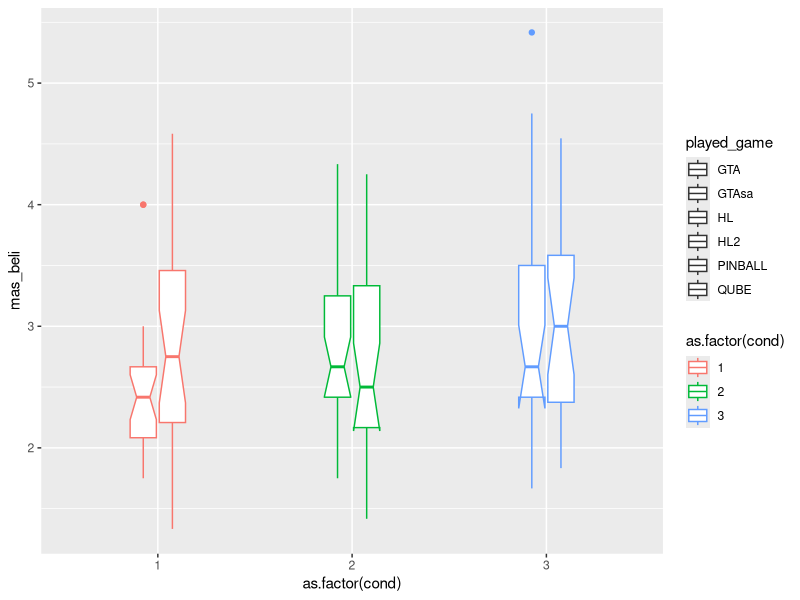
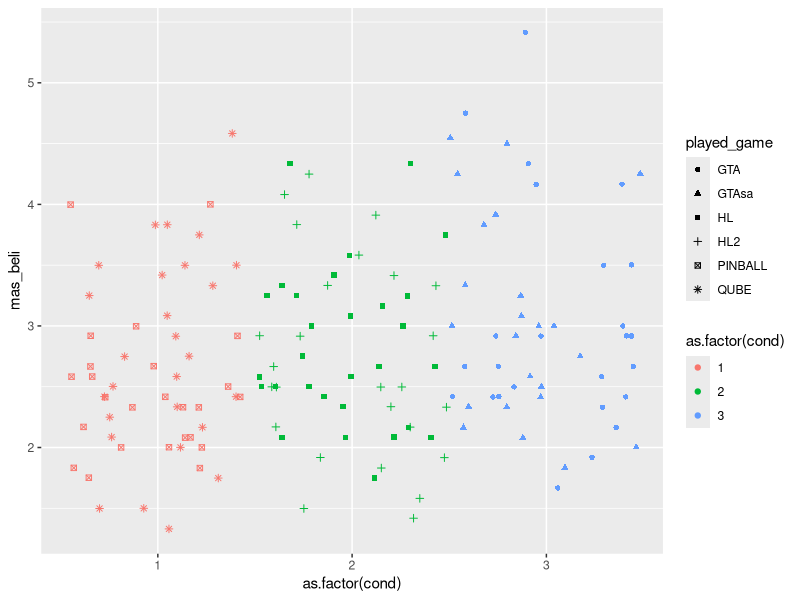
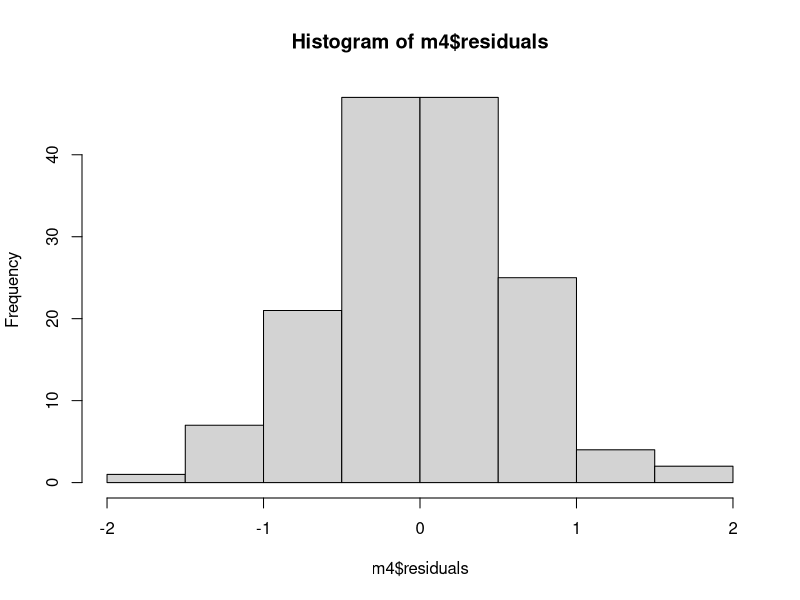
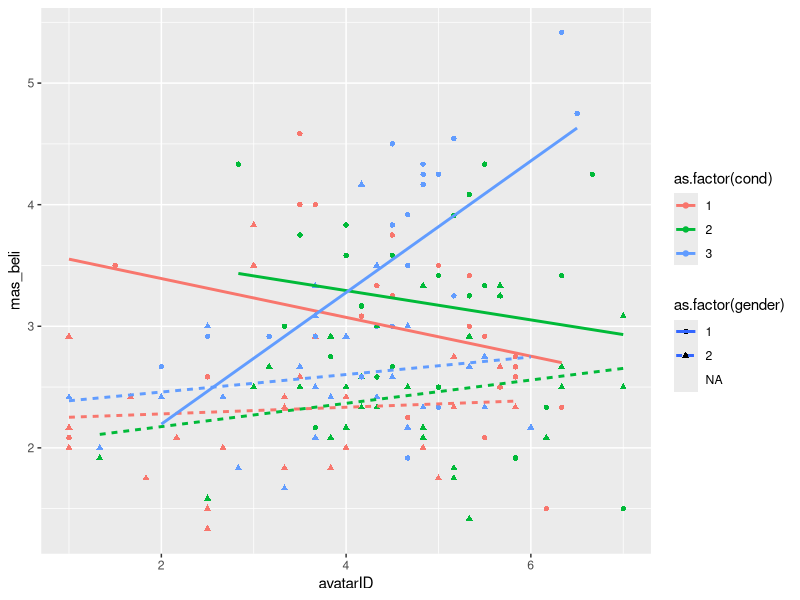
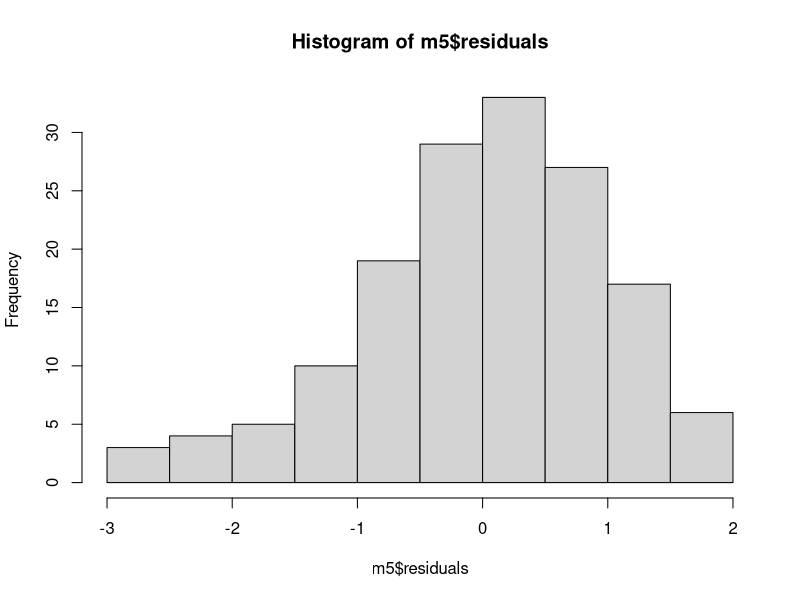
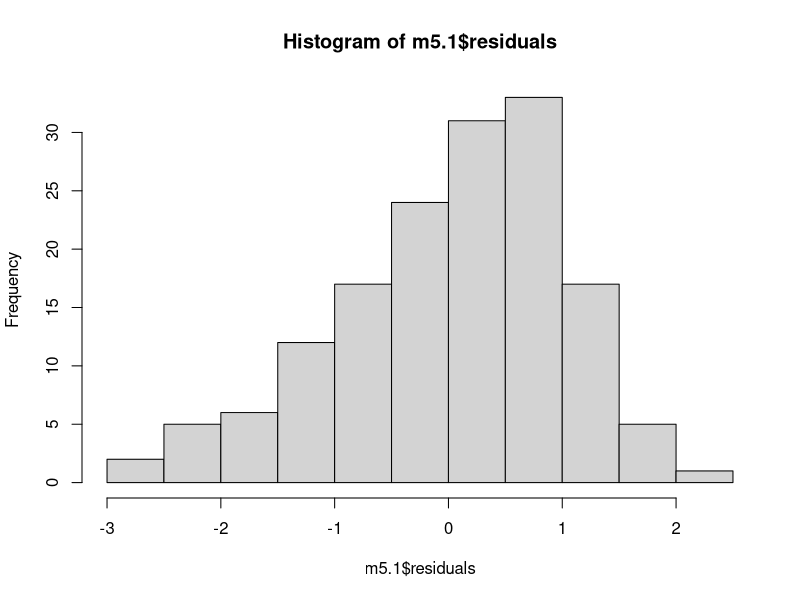
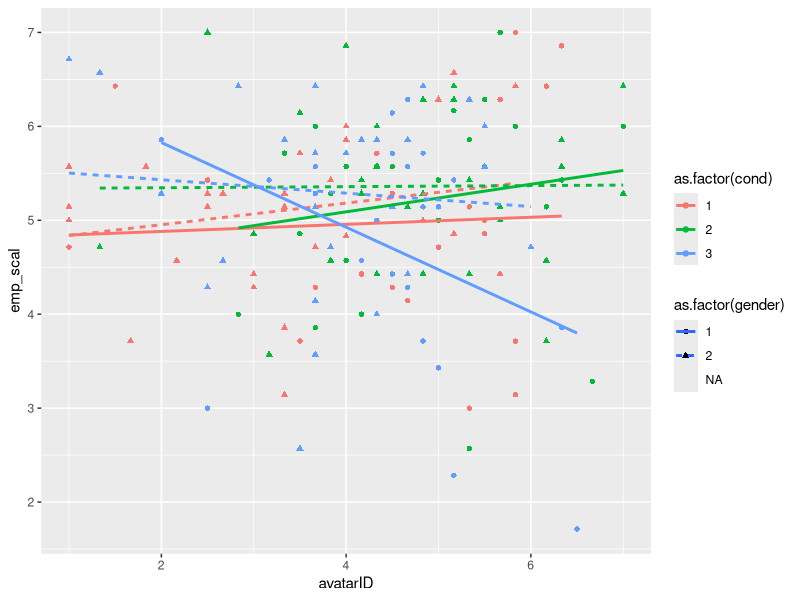
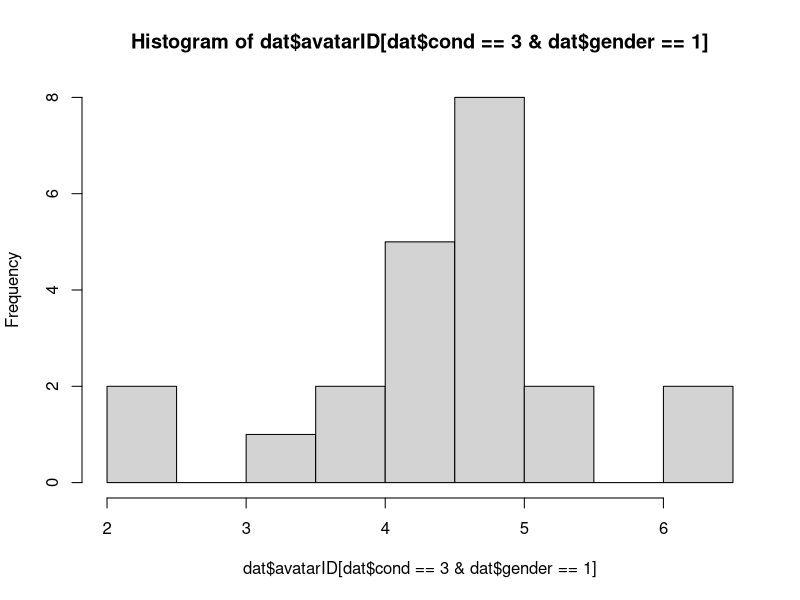

The R script that drew these images, in order: (Note: this script raises an error after producing the figures.)
# re-analysis of Gabbiadini et al. 2016
library(psych)
library(dplyr)
library(magrittr)
library(ggplot2)
library(lavaan)
library(car)

dat = read.csv("data_set_PLOS.csv")
table(dat$played_game, dat$condition, useNA = 'always')
table(dat$played_game, dat$cond, useNA = 'always')

# Experimental assignment
dat %>% 
  select(played_game:cond) %>% 
  distinct

# Avatar identification
dat %>% 
  select(avatar_id_embodied_presence1:avatar_id_char_empathy4) %>% 
  glimpse

# Masculine beliefs
dat %>% 
  select(MRNI1_aggr:MRNI15_restremotionality) %>% 
  glimpse

# Do these really belong together -- "demonstrate physical prowess" v 
# "use any means to 'convince' a girl to have sex"
dat %>% 
  select(MRNI1_aggr:MRNI15_restremotionality) %>% 
  psych::alpha()
# I guess so.  

# Empathy for victim?
dat %>% 
  select(Empathy_comprensione:Empathy_disinteresseR) %>% 
  glimpse

# Game rating. Was there a Game_rating_involvement1?
dat %>% 
  select(game_rating_involvement2_eccitante:game_rating_involvement3_coinvolgente) %>% 
  glimpse


# Analysis ---
# Effects of game on empathy towards women -- zilch ----
# I'm guessing "emp_scal" is their outcome -- empathy towards female violence victim
dat %>% 
  select(Empathy_comprensione:Empathy_disinteresse) %>% 
  psych::alpha(check.keys = T)

dat %>% 
  select(Empathy_comprensione:Empathy_disinteresse, emp_scal) %>% 
  cor(use = "pairwise") %>% 
  round(3)

m1 = aov(emp_scal ~ as.factor(condition), data = dat)
summary(m1)
TukeyHSD(m1) 

m1.1 = lm(emp_scal ~ cond, data = dat)
summary(m1.1)

tapply(dat$emp_scal, dat$cond, mean, na.rm = T)

# Moderated by gender?
m1.2 = lm(emp_scal ~ condition * as.factor(gender), data = dat)
summary(m1.2)
Anova(m1.2, type = 3) # No

# Get means by gender
tapply(dat$emp_scal, INDEX = list(dat$condition, dat$gender), FUN = mean, na.rm = T)
aov(emp_scal ~ condition, data = dat[dat$gender == 1,]) %>% TukeyHSD()
# No differences even among men

# Effects of game on masculine beliefs ----
# ANOVA
m2 = aov(mas_beli ~ condition, data = dat)
summary(m2)
TukeyHSD(m2) # GTA differs from nonviolent, p = .03

# Linear contrast
m2.1 = lm(mas_beli ~ cond, data = dat)
summary(m2.1)

ggplot(dat, aes(x = as.factor(cond), y = mas_beli, 
                col = as.factor(cond), shape = played_game)) +
  geom_boxplot(width = .3, notch = T)

ggplot(dat, aes(x = as.factor(cond), y = mas_beli, 
                col = as.factor(cond), shape = played_game)) +
  geom_point(position = position_jitter(width = .5))

# Identification with game character ----
# Greatest identification in half-life
m3 = aov(avatarID ~ condition, data = dat)
summary(m3)
TukeyHSD(m3) # HL is greater than GTA, greater than Qube/pinball

# compare to total scale
m3.1 = aov(avatar_id ~ condition, data = dat)
summary(m3.1)
TukeyHSD(m3.1) # HL is greater than GTA, greater than Qube/pinball

# Our predicted 3-way interaction between game, gender, and identification ---
m4 = lm(mas_beli ~ condition*as.factor(gender)*avatarID, data = dat)
summary(m4)
hist(m4$residuals)

ggplot(dat, aes(x = avatarID, y = mas_beli, col = as.factor(cond), 
                lty = as.factor(gender), shape = as.factor(gender))) +
  geom_point() + 
  geom_smooth(method = "lm", se = F)

# Does that 3-way interaction generalize to the primary outcome? ---
m5 = lm(emp_scal ~ as.factor(cond)*as.factor(gender)*avatarID, data = dat)
summary(m5) # No it does not
hist(m5$residuals)
Anova(m5, type = 3)

# Ordinal code?
m5.1 = lm(emp_scal ~ cond*as.factor(gender)*avatarID, data = dat)
summary(m5.1) # Still the answer is no
hist(m5.1$residuals)
Anova(m5.1, type = 3)

ggplot(dat, aes(x = avatarID, y = emp_scal, col = as.factor(cond), 
                lty = as.factor(gender), shape = as.factor(gender))) +
  geom_point() + 
  geom_smooth(method = 'lm', se = F)

# Kinda? But not significantly so.

# So just how many highly-identified violent male gamers are there?
hist(dat$avatarID[dat$cond == 3 & dat$gender == 1], breaks = 7)
sum(dat$avatarID[dat$cond == 3 & dat$gender == 1] > 4) # about 17
length(dat$avatarID[dat$cond == 3 & dat$gender == 1]) # out of 22

ggplot(dat, aes(x = mas_beli, y = emp_scal, col = as.factor(gender))) +
  geom_point() +
  geom_smooth(method = "lm")

# Were these two factors correlated in the control group? Yeah
dat %>% 
  filter(cond == 1) %>% 
  select(gender, mas_beli, emp_scal) %>% 
  cor(use = 'pairwise') %>% 
  round(3)

dat %>% 
  filter(cond == 1) %>% 
  ggplot(aes(x = mas_beli, y = emp_scal, col = as.factor(gender))) +
  geom_point() + 
  geom_smooth(method = "lm")

# Not sure if I'm contrast-coding this correctly
model.check = lm(emp_scal ~ mas_beli * C(as.factor(gender), "contr.treatment"), data = dat, subset = cond == 1)
summary(model.check)

# SEM ----
modelSEM = {
  "emp_scal ~ mas_beli
  mas_beli ~ cond101 + gend_con + avatad_IDcent +
              gender_codxcond101 + avatad_IDcentxgendercod + avatad_IDcentxcond101 +
              avatad_IDcentxgendercodxcond101"
}

model.sem = sem(modelSEM, data = dat)
summary(model.sem)



# How many have avatar_id > 4.29?
dat %>% 
  filter(condition == "GTA", gender == 1) %>% 
  select(avatarID)

dat %>% 
  filter(condition == "GTA", gender == 1) %>% 
  with(., hist(avatarID))

dat %>% 
  filter(condition == "GTA", gender == 1) %>% 
  with(., hist(avatarID, breaks = c(2, 3, 4, 4.2583, 5, 6, 7), freq = T))
abline(v = 4.2583, col = "red", lwd = 2)

dat %>% 
  filter(condition == "GTA", gender == 1) %>% 
  with(., table(avatarID > 4.2583))
  
# Why are avatar_id and avatarID different?
with(dat, plot(avatarID, avatar_id))

# avatarID seems to be the one used in the process model
with(dat, plot(avatarID, avatad_IDcent))

# Why do avatarID and avatar_id differ?
# AvatarID is just the "embodied presence" subscale of the identification measure
# Embodied presence subscale:
dat %>% 
  select(avatar_id_embodied_presence1:avatar_id_embodied_presence6) %>% 
  apply(1, FUN = mean) %T>% 
  plot(x = ., y = dat$avatarID, 
       main = "avatarID is embodied presence subscale",
       xlab = "subscale mean") %>%
  plot(x = ., y = dat$avatar_id,
       main = "avatar_id is not embodied presence subscale",
       xlab = "subscale mean") 

# Total measure mean:
dat %>% 
  select(avatar_id_embodied_presence1:avatar_id_char_empathy4) %>% 
  apply(1, FUN = mean) %T>% 
  plot(x = ., y = dat$avatarID, 
       main = "avatarID is not total measure mean",
       xlab = "Total measure mean") %>% 
  plot(x = ., y = dat$avatar_id, 
       main = "avatar_id is the total measure mean",
       xlab = "Total measure mean")  

# Are the means in table 2 avatarID or avatar_id?
tapply(dat$avatarID, dat$condition, FUN = mean) # matches
tapply(dat$avatar_id, dat$condition, FUN = mean) # does not match



# How about in GLM?
fit.x = lm(emp_scal ~ condition * as.factor(gend_con) * avatar_id, data = dat) 
summary(fit.x)

# Looking at models & plots within critical subset -----
# The critical region? Males w/ ID > 4.258
dat.crit = dat %>% 
  filter(avatarID > 4.2583, gend_con == 1) 

# Null results in total-sample GLM
m = lm(emp_scal ~ cond101*as.factor(gend_con)*avatarID, data = dat)
summary(m); Anova(m, type = 3)
# Null main effect in critical subsample GLM
m.crit = lm(emp_scal ~ cond101, data = dat.crit)
summary(m.crit); hist(m.crit$residuals)
# Significant interaction in critical subsample GLM
m.crit2 = lm(emp_scal ~ cond101*avatarID, data = dat.crit)
summary(m.crit2); hist(m.crit2$residuals)

# All subjects
ggplot(dat, aes(x = condition, y = emp_scal)) +
  geom_violin() +
  geom_boxplot(width = .2, notch = T) +
  ggtitle("All subjects")

# All males
dat %>% 
  filter(gend_con == 1) %>% 
  ggplot(aes(x = condition, y = emp_scal)) +
  geom_violin() +
  geom_boxplot(width = .2, notch = T) +
  ggtitle("All males")

# Critical region
ggplot(dat.crit, aes(x = condition, y = emp_scal)) +
  geom_violin() +
  geom_boxplot(width = .2, notch = T) +
  #geom_point(alpha = .25) +
  ggtitle("Only the Highly-Identified Males")

# Regression lines
ggplot(dat, aes(x = avatarID, y = emp_scal, col = condition, lty = as.factor(gend_con))) +
  geom_point() +
  geom_smooth(method = 'lm', se = F) +
  ggtitle("3-Way interaction among all subjects")

dat %>% 
  filter(gend_con == 1, avatarID > 4.25) %>% 
  ggplot(aes(x = avatarID, y = emp_scal, col = condition)) +
  geom_point() +
  geom_smooth(method = 'lm') +
  geom_point(data = dat, 
             aes(x = avatarID, y = emp_scal, col = condition), 
             alpha = .15) +
  ggtitle("Regression within only highly-identified males")
